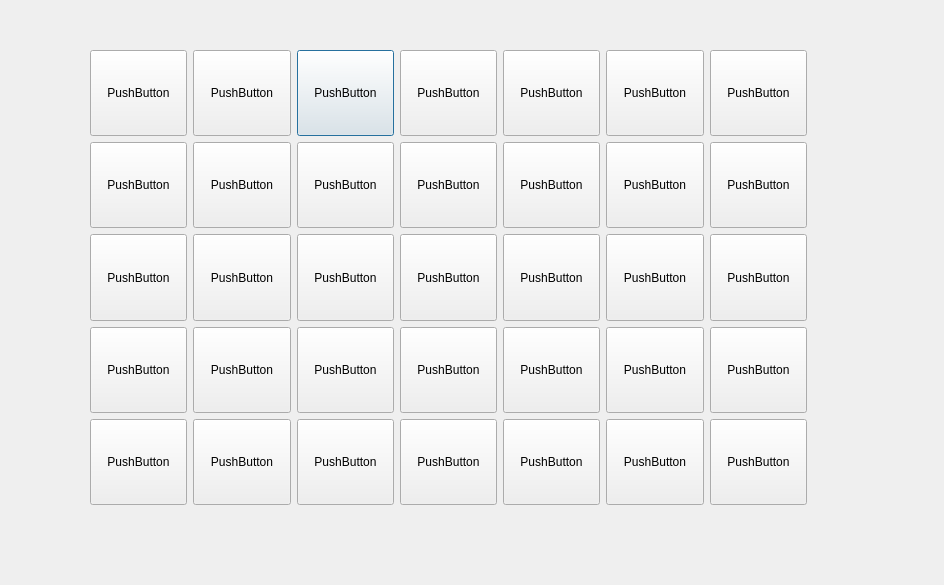
<?xml version="1.0" encoding="UTF-8"?>
<ui version="4.0">
 <class>SeatsDialog</class>
 <widget class="QDialog" name="SeatsDialog">
  <property name="geometry">
   <rect>
    <x>0</x>
    <y>0</y>
    <width>944</width>
    <height>585</height>
   </rect>
  </property>
  <property name="windowTitle">
   <string>Koltuk Secim</string>
  </property>
  <widget class="QWidget" name="gridLayoutWidget">
   <property name="geometry">
    <rect>
     <x>90</x>
     <y>50</y>
     <width>717</width>
     <height>455</height>
    </rect>
   </property>
   <layout class="QGridLayout" name="SeatGrid">
    <item row="0" column="2">
     <widget class="QPushButton" name="pushButton_3">
      <property name="sizePolicy">
       <sizepolicy hsizetype="Expanding" vsizetype="Expanding">
        <horstretch>0</horstretch>
        <verstretch>0</verstretch>
       </sizepolicy>
      </property>
      <property name="text">
       <string>PushButton</string>
      </property>
     </widget>
    </item>
    <item row="4" column="4">
     <widget class="QPushButton" name="pushButton_24">
      <property name="sizePolicy">
       <sizepolicy hsizetype="Expanding" vsizetype="Expanding">
        <horstretch>0</horstretch>
        <verstretch>0</verstretch>
       </sizepolicy>
      </property>
      <property name="text">
       <string>PushButton</string>
      </property>
     </widget>
    </item>
    <item row="1" column="2">
     <widget class="QPushButton" name="pushButton_9">
      <property name="sizePolicy">
       <sizepolicy hsizetype="Expanding" vsizetype="Expanding">
        <horstretch>0</horstretch>
        <verstretch>0</verstretch>
       </sizepolicy>
      </property>
      <property name="text">
       <string>PushButton</string>
      </property>
     </widget>
    </item>
    <item row="1" column="0">
     <widget class="QPushButton" name="pushButton_14">
      <property name="sizePolicy">
       <sizepolicy hsizetype="Expanding" vsizetype="Expanding">
        <horstretch>0</horstretch>
        <verstretch>0</verstretch>
       </sizepolicy>
      </property>
      <property name="text">
       <string>PushButton</string>
      </property>
     </widget>
    </item>
    <item row="2" column="0">
     <widget class="QPushButton" name="pushButton_16">
      <property name="sizePolicy">
       <sizepolicy hsizetype="Expanding" vsizetype="Expanding">
        <horstretch>0</horstretch>
        <verstretch>0</verstretch>
       </sizepolicy>
      </property>
      <property name="text">
       <string>PushButton</string>
      </property>
     </widget>
    </item>
    <item row="3" column="3">
     <widget class="QPushButton" name="pushButton_6">
      <property name="sizePolicy">
       <sizepolicy hsizetype="Expanding" vsizetype="Expanding">
        <horstretch>0</horstretch>
        <verstretch>0</verstretch>
       </sizepolicy>
      </property>
      <property name="text">
       <string>PushButton</string>
      </property>
     </widget>
    </item>
    <item row="4" column="6">
     <widget class="QPushButton" name="pushButton_35">
      <property name="sizePolicy">
       <sizepolicy hsizetype="Expanding" vsizetype="Expanding">
        <horstretch>0</horstretch>
        <verstretch>0</verstretch>
       </sizepolicy>
      </property>
      <property name="text">
       <string>PushButton</string>
      </property>
     </widget>
    </item>
    <item row="2" column="1">
     <widget class="QPushButton" name="pushButton_17">
      <property name="sizePolicy">
       <sizepolicy hsizetype="Expanding" vsizetype="Expanding">
        <horstretch>0</horstretch>
        <verstretch>0</verstretch>
       </sizepolicy>
      </property>
      <property name="text">
       <string>PushButton</string>
      </property>
     </widget>
    </item>
    <item row="3" column="5">
     <widget class="QPushButton" name="pushButton_34">
      <property name="sizePolicy">
       <sizepolicy hsizetype="Expanding" vsizetype="Expanding">
        <horstretch>0</horstretch>
        <verstretch>0</verstretch>
       </sizepolicy>
      </property>
      <property name="text">
       <string>PushButton</string>
      </property>
     </widget>
    </item>
    <item row="0" column="4">
     <widget class="QPushButton" name="pushButton_7">
      <property name="sizePolicy">
       <sizepolicy hsizetype="Expanding" vsizetype="Expanding">
        <horstretch>0</horstretch>
        <verstretch>0</verstretch>
       </sizepolicy>
      </property>
      <property name="text">
       <string>PushButton</string>
      </property>
     </widget>
    </item>
    <item row="3" column="4">
     <widget class="QPushButton" name="pushButton_26">
      <property name="sizePolicy">
       <sizepolicy hsizetype="Expanding" vsizetype="Expanding">
        <horstretch>0</horstretch>
        <verstretch>0</verstretch>
       </sizepolicy>
      </property>
      <property name="text">
       <string>PushButton</string>
      </property>
     </widget>
    </item>
    <item row="4" column="1">
     <widget class="QPushButton" name="pushButton_22">
      <property name="sizePolicy">
       <sizepolicy hsizetype="Expanding" vsizetype="Expanding">
        <horstretch>0</horstretch>
        <verstretch>0</verstretch>
       </sizepolicy>
      </property>
      <property name="text">
       <string>PushButton</string>
      </property>
     </widget>
    </item>
    <item row="1" column="4">
     <widget class="QPushButton" name="pushButton_31">
      <property name="sizePolicy">
       <sizepolicy hsizetype="Expanding" vsizetype="Expanding">
        <horstretch>0</horstretch>
        <verstretch>0</verstretch>
       </sizepolicy>
      </property>
      <property name="text">
       <string>PushButton</string>
      </property>
     </widget>
    </item>
    <item row="4" column="0">
     <widget class="QPushButton" name="pushButton_19">
      <property name="sizePolicy">
       <sizepolicy hsizetype="Expanding" vsizetype="Expanding">
        <horstretch>0</horstretch>
        <verstretch>0</verstretch>
       </sizepolicy>
      </property>
      <property name="text">
       <string>PushButton</string>
      </property>
     </widget>
    </item>
    <item row="2" column="3">
     <widget class="QPushButton" name="pushButton_27">
      <property name="sizePolicy">
       <sizepolicy hsizetype="Expanding" vsizetype="Expanding">
        <horstretch>0</horstretch>
        <verstretch>0</verstretch>
       </sizepolicy>
      </property>
      <property name="text">
       <string>PushButton</string>
      </property>
     </widget>
    </item>
    <item row="3" column="0">
     <widget class="QPushButton" name="pushButton_18">
      <property name="sizePolicy">
       <sizepolicy hsizetype="Expanding" vsizetype="Expanding">
        <horstretch>0</horstretch>
        <verstretch>0</verstretch>
       </sizepolicy>
      </property>
      <property name="text">
       <string>PushButton</string>
      </property>
     </widget>
    </item>
    <item row="0" column="3">
     <widget class="QPushButton" name="pushButton_5">
      <property name="sizePolicy">
       <sizepolicy hsizetype="Expanding" vsizetype="Expanding">
        <horstretch>0</horstretch>
        <verstretch>0</verstretch>
       </sizepolicy>
      </property>
      <property name="text">
       <string>PushButton</string>
      </property>
     </widget>
    </item>
    <item row="3" column="6">
     <widget class="QPushButton" name="pushButton_2">
      <property name="sizePolicy">
       <sizepolicy hsizetype="Expanding" vsizetype="Expanding">
        <horstretch>0</horstretch>
        <verstretch>0</verstretch>
       </sizepolicy>
      </property>
      <property name="text">
       <string>PushButton</string>
      </property>
     </widget>
    </item>
    <item row="4" column="5">
     <widget class="QPushButton" name="pushButton_25">
      <property name="sizePolicy">
       <sizepolicy hsizetype="Expanding" vsizetype="Expanding">
        <horstretch>0</horstretch>
        <verstretch>0</verstretch>
       </sizepolicy>
      </property>
      <property name="text">
       <string>PushButton</string>
      </property>
     </widget>
    </item>
    <item row="1" column="1">
     <widget class="QPushButton" name="pushButton_15">
      <property name="sizePolicy">
       <sizepolicy hsizetype="Expanding" vsizetype="Expanding">
        <horstretch>0</horstretch>
        <verstretch>0</verstretch>
       </sizepolicy>
      </property>
      <property name="text">
       <string>PushButton</string>
      </property>
     </widget>
    </item>
    <item row="2" column="5">
     <widget class="QPushButton" name="pushButton_29">
      <property name="sizePolicy">
       <sizepolicy hsizetype="Expanding" vsizetype="Expanding">
        <horstretch>0</horstretch>
        <verstretch>0</verstretch>
       </sizepolicy>
      </property>
      <property name="text">
       <string>PushButton</string>
      </property>
     </widget>
    </item>
    <item row="0" column="0">
     <widget class="QPushButton" name="pushButton_13">
      <property name="sizePolicy">
       <sizepolicy hsizetype="Expanding" vsizetype="Expanding">
        <horstretch>0</horstretch>
        <verstretch>0</verstretch>
       </sizepolicy>
      </property>
      <property name="text">
       <string>PushButton</string>
      </property>
     </widget>
    </item>
    <item row="0" column="6">
     <widget class="QPushButton" name="pushButton">
      <property name="sizePolicy">
       <sizepolicy hsizetype="Expanding" vsizetype="Expanding">
        <horstretch>0</horstretch>
        <verstretch>0</verstretch>
       </sizepolicy>
      </property>
      <property name="text">
       <string>PushButton</string>
      </property>
     </widget>
    </item>
    <item row="2" column="2">
     <widget class="QPushButton" name="pushButton_10">
      <property name="sizePolicy">
       <sizepolicy hsizetype="Expanding" vsizetype="Expanding">
        <horstretch>0</horstretch>
        <verstretch>0</verstretch>
       </sizepolicy>
      </property>
      <property name="text">
       <string>PushButton</string>
      </property>
     </widget>
    </item>
    <item row="0" column="5">
     <widget class="QPushButton" name="pushButton_8">
      <property name="sizePolicy">
       <sizepolicy hsizetype="Expanding" vsizetype="Expanding">
        <horstretch>0</horstretch>
        <verstretch>0</verstretch>
       </sizepolicy>
      </property>
      <property name="text">
       <string>PushButton</string>
      </property>
     </widget>
    </item>
    <item row="1" column="6">
     <widget class="QPushButton" name="pushButton_33">
      <property name="sizePolicy">
       <sizepolicy hsizetype="Expanding" vsizetype="Expanding">
        <horstretch>0</horstretch>
        <verstretch>0</verstretch>
       </sizepolicy>
      </property>
      <property name="text">
       <string>PushButton</string>
      </property>
     </widget>
    </item>
    <item row="3" column="1">
     <widget class="QPushButton" name="pushButton_20">
      <property name="sizePolicy">
       <sizepolicy hsizetype="Expanding" vsizetype="Expanding">
        <horstretch>0</horstretch>
        <verstretch>0</verstretch>
       </sizepolicy>
      </property>
      <property name="text">
       <string>PushButton</string>
      </property>
     </widget>
    </item>
    <item row="0" column="1">
     <widget class="QPushButton" name="pushButton_12">
      <property name="sizePolicy">
       <sizepolicy hsizetype="Expanding" vsizetype="Expanding">
        <horstretch>0</horstretch>
        <verstretch>0</verstretch>
       </sizepolicy>
      </property>
      <property name="text">
       <string>PushButton</string>
      </property>
     </widget>
    </item>
    <item row="3" column="2">
     <widget class="QPushButton" name="pushButton_4">
      <property name="sizePolicy">
       <sizepolicy hsizetype="Expanding" vsizetype="Expanding">
        <horstretch>0</horstretch>
        <verstretch>0</verstretch>
       </sizepolicy>
      </property>
      <property name="text">
       <string>PushButton</string>
      </property>
     </widget>
    </item>
    <item row="1" column="3">
     <widget class="QPushButton" name="pushButton_21">
      <property name="sizePolicy">
       <sizepolicy hsizetype="Expanding" vsizetype="Expanding">
        <horstretch>0</horstretch>
        <verstretch>0</verstretch>
       </sizepolicy>
      </property>
      <property name="text">
       <string>PushButton</string>
      </property>
     </widget>
    </item>
    <item row="4" column="2">
     <widget class="QPushButton" name="pushButton_11">
      <property name="sizePolicy">
       <sizepolicy hsizetype="Expanding" vsizetype="Expanding">
        <horstretch>0</horstretch>
        <verstretch>0</verstretch>
       </sizepolicy>
      </property>
      <property name="text">
       <string>PushButton</string>
      </property>
     </widget>
    </item>
    <item row="1" column="5">
     <widget class="QPushButton" name="pushButton_32">
      <property name="sizePolicy">
       <sizepolicy hsizetype="Expanding" vsizetype="Expanding">
        <horstretch>0</horstretch>
        <verstretch>0</verstretch>
       </sizepolicy>
      </property>
      <property name="text">
       <string>PushButton</string>
      </property>
     </widget>
    </item>
    <item row="2" column="6">
     <widget class="QPushButton" name="pushButton_30">
      <property name="sizePolicy">
       <sizepolicy hsizetype="Expanding" vsizetype="Expanding">
        <horstretch>0</horstretch>
        <verstretch>0</verstretch>
       </sizepolicy>
      </property>
      <property name="text">
       <string>PushButton</string>
      </property>
     </widget>
    </item>
    <item row="4" column="3">
     <widget class="QPushButton" name="pushButton_23">
      <property name="sizePolicy">
       <sizepolicy hsizetype="Expanding" vsizetype="Expanding">
        <horstretch>0</horstretch>
        <verstretch>0</verstretch>
       </sizepolicy>
      </property>
      <property name="text">
       <string>PushButton</string>
      </property>
     </widget>
    </item>
    <item row="2" column="4">
     <widget class="QPushButton" name="pushButton_28">
      <property name="sizePolicy">
       <sizepolicy hsizetype="Expanding" vsizetype="Expanding">
        <horstretch>0</horstretch>
        <verstretch>0</verstretch>
       </sizepolicy>
      </property>
      <property name="text">
       <string>PushButton</string>
      </property>
     </widget>
    </item>
   </layout>
  </widget>
 </widget>
 <resources/>
 <connections/>
</ui>
